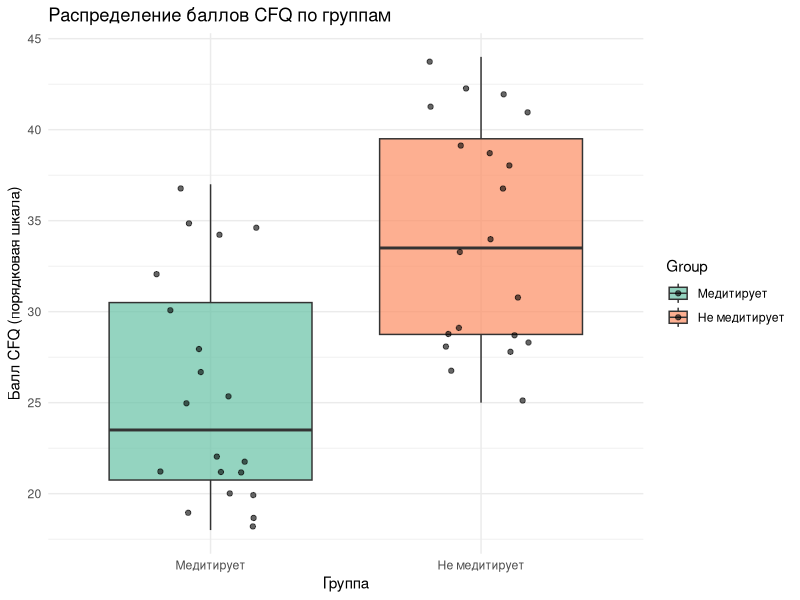
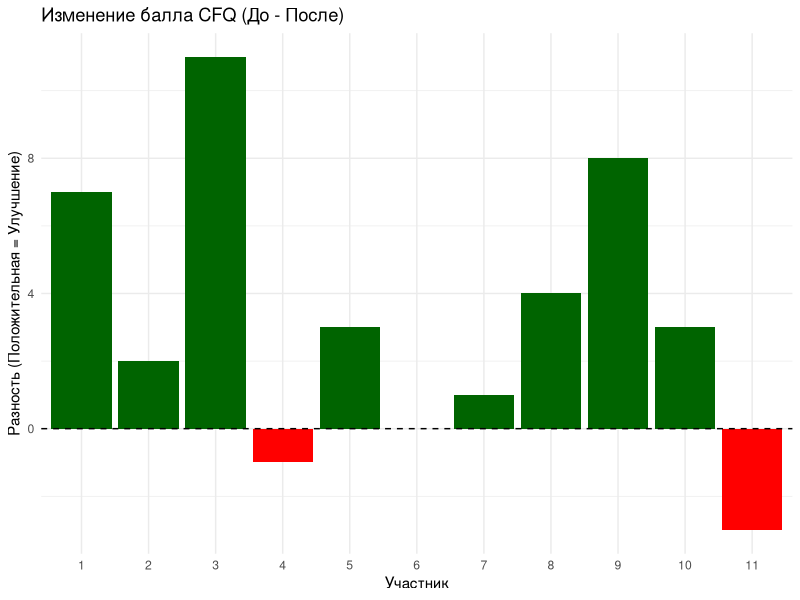

Reproduce these figures in R, in order.
## ---- chunk 1
knitr::opts_chunk$set(echo = TRUE, message = FALSE, warning = FALSE)
## ---- chunk 2
# Загружаем пакет для манипуляции данными
library(tidyverse)
# Убеждаемся, что необходимые пакеты установлены и загружены
if (!requireNamespace("rstatix", quietly = TRUE)) install.packages("rstatix")
library(rstatix)

# ggplot2 включён в tidyverse, но убеждаемся, что он доступен для этого блока
if (!requireNamespace("ggplot2", quietly = TRUE)) install.packages("ggplot2")
library(ggplot2)

# Для scale_fill_brewer()
if (!requireNamespace("RColorBrewer", quietly = TRUE)) install.packages("RColorBrewer")
library(RColorBrewer)
## ---- chunk 3
# --- Генерация данных (n=20 на группу) ---
set.seed(42)
independent_data <- data.frame(
  Group = c(rep("Не медитирует", 20), rep("Медитирует", 20)),
  CFQ_Score = c(
    sample(25:45, 20, replace = TRUE), # Более высокий диапазон (хуже) для не медитирующих
    sample(18:38, 20, replace = TRUE)
  ) # Более низкий диапазон (лучше) для медитирующих
)
independent_data$Group <- factor(independent_data$Group, levels = c("Медитирует", "Не медитирует"))
## ---- chunk 4
independent_data %>%
  ggplot(aes(x = Group, y = CFQ_Score, fill = Group)) +
  geom_boxplot(alpha = 0.7, outlier.shape = NA) +
  geom_jitter(width = 0.2, alpha = 0.6) +
  labs(
    title = "Распределение баллов CFQ по группам",
    y = "Балл CFQ (порядковая шкала)", x = "Группа"
  ) +
  theme_minimal() +
  scale_fill_brewer(palette = "Set2")
## ---- chunk 5
# 1. Объединить и ранжировать баллы
# Функция 'rank' автоматически обрабатывает связанные ранги, присваивая средний ранг.
ranked_data <- independent_data %>%
  arrange(CFQ_Score) %>%
  mutate(Rank = rank(CFQ_Score))

# 2. Суммировать ранги для каждой группы
R1 <- ranked_data %>%
  filter(Group == "Медитирует") %>%
  summarise(Sum_Rank = sum(Rank)) %>%
  pull(Sum_Rank)

R2 <- ranked_data %>%
  filter(Group == "Не медитирует") %>%
  summarise(Sum_Rank = sum(Rank)) %>%
  pull(Sum_Rank)

# 3. Рассчитать U-статистики
# Сначала определим размеры выборок
n1 <- 20 # Медитирующие
n2 <- 20 # Не медитирующие

# U1 (сравнение не медитирующих с медитирующими)
U1 <- n1 * n2 + (n1 * (n1 + 1)) / 2 - R1

# U2 (сравнение медитирующих с не медитирующими)
U2 <- n1 * n2 + (n2 * (n2 + 1)) / 2 - R2

# 4. Определить тестовую статистику U-критерия Манна-Уитни (U)
# Тестовая статистика U - это меньшее из U1 и U2
U_statistic <- min(U1, U2)
## ---- chunk 6
cat("--- Пошаговый расчёт U-критерия Манна-Уитни ---\n")
cat("Размер выборки (медитирующие, n1):", n1, "\n")
cat("Размер выборки (не медитирующие, n2):", n2, "\n")
cat("\nСумма рангов для медитирующих (R1):", R1, "\n")
cat("Сумма рангов для не медитирующих (R2):", R2, "\n")
cat("\nВычисленное U1 (используя R1):", U1, "\n")
cat("Вычисленное U2 (используя R2):", U2, "\n")
cat("\n**Тестовая статистика U-критерия Манна-Уитни (U) [меньшее значение]:", U_statistic, "**\n")
## ---- chunk 7
# U-критерий Манна-Уитни (wilcox.test для независимых выборок)
mann_whitney_result <- wilcox.test(CFQ_Score ~ Group,
  data = independent_data,
  alternative = "less" # Проверяем, меньше ли баллы медитирующих
)

print(mann_whitney_result)
## ---- chunk 8
cat("\n--- Проверка с помощью wilcox.test() ---\n")
cat("W (U) статистика из wilcox.test() в R:", mann_whitney_result$statistic, "\n")
## ---- chunk 9
cat("\nИнтерпретация:\n")
if (mann_whitney_result$p.value < 0.05) {
  cat("Мы **отвергаем H0**. Существует статистически значимое различие, что предполагает, что медитирующие сообщают о меньшем количестве когнитивных сбоев.")
} else {
  cat("Мы **не отвергаем H0**. Различие в баллах CFQ не является статистически значимым.")
}
## ---- chunk 10
# --- Генерация данных (n=11, используя значения из примера сгенерированного вручную) ---
paired_data <- data.frame(
  Participant = 1:11,
  Pre_Score = c(35, 22, 41, 30, 28, 32, 25, 38, 45, 27, 36),
  Post_Score = c(28, 20, 30, 31, 25, 32, 24, 34, 37, 24, 39)
)
paired_data <- paired_data %>%
  mutate(Difference = Pre_Score - Post_Score) # Положительная разность = Улучшение

print(paired_data)
## ---- chunk 11
paired_data %>%
  ggplot(aes(x = factor(Participant), y = Difference, fill = Difference > 0)) +
  geom_col() +
  scale_fill_manual(values = c("TRUE" = "darkgreen", "FALSE" = "red")) +
  geom_hline(yintercept = 0, linetype = "dashed", color = "black") +
  labs(
    title = "Изменение балла CFQ (До - После)",
    y = "Разность (Положительная = Улучшение)", x = "Участник"
  ) +
  theme_minimal() +
  guides(fill = "none")
## ---- chunk 12
# 1. Вычислить разность (D = До - После) и исключить нули
wilcoxon_steps <- paired_data %>%
  mutate(
    D = Pre_Score - Post_Score, # Положительное D означает До > После (Улучшение)
    Abs_D = abs(D)
  ) %>%
  filter(D != 0) # Исключить участников с разностью 0 (n уменьшается)

# Определить эффективный размер выборки
n_effective <- nrow(wilcoxon_steps)

# 2. Ранжировать абсолютные разности (|D|). R автоматически обрабатывает связи.
wilcoxon_steps <- wilcoxon_steps %>%
  mutate(
    Rank_Abs_D = rank(Abs_D, ties.method = "average"),
    Signed_Rank = sign(D) * Rank_Abs_D
  )

# 3. Суммировать знаковые ранги
T_positive <- wilcoxon_steps %>%
  filter(Signed_Rank > 0) %>%
  summarise(T_plus = sum(Signed_Rank)) %>%
  pull(T_plus)

T_negative <- wilcoxon_steps %>%
  filter(Signed_Rank < 0) %>%
  summarise(T_minus = abs(sum(Signed_Rank))) %>% # Используем абсолютное значение для суммы отрицательных рангов
  pull(T_minus)

# 4. Определить тестовую статистику T Уилкоксона
# T - это меньшая из двух абсолютных сумм рангов.
T_statistic <- min(T_positive, T_negative)
## ---- chunk 13
cat("--- Пошаговый расчёт критерия знаковых рангов Уилкоксона ---\n")
cat("Эффективный размер выборки (n):", n_effective, " (1 участник с D=0 исключён)\n")
cat("\nСумма положительных рангов (T+):", T_positive, "\n")
cat("Сумма отрицательных рангов (T-):", T_negative, "\n")
cat("\n**Тестовая статистика Уилкоксона (T) [меньшее значение]:", T_statistic, "**\n")
## ---- chunk 14
# Критерий знаковых рангов Уилкоксона (paired = TRUE)
wilcoxon_result <- wilcox.test(
  x = paired_data$Pre_Score,
  y = paired_data$Post_Score,
  alternative = "greater", # Проверяем, больше ли До чем После
  paired = TRUE
)

print(wilcoxon_result)
## ---- chunk 15
cat("\n--- Результат критерия знаковых рангов Уилкоксона ---\n")
cat("V (T+) статистика из wilcox.test() в R:", wilcoxon_result$statistic, "\n")
## ---- chunk 16
cat("\nИнтерпретация:\n")
if (wilcoxon_result$p.value < 0.05) {
  cat("Мы **отвергаем H0**. Существует статистически значимое улучшение, что предполагает, что тренировка осознанности успешно снизила когнитивные сбои.")
} else {
  cat("Мы **не отвергаем H0**. Изменение в баллах CFQ не является статистически значимым.")
}
